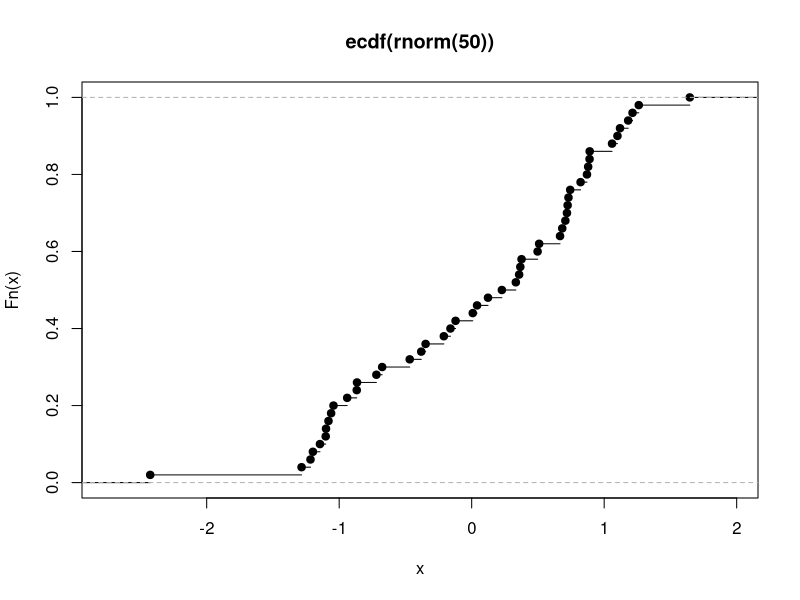

The R script that drew this image:
## ENVIRONMENTS AND FUNCTIONS

an_environment <- new.env() ## from creating new environments

## multiple ways for assigning variables via environments
an_environment[["pythag"]] <- c(12, 15, 20, 21) #See http://oeis.org/A156683 
an_environment$root <- polyroot(c(6, -5, 1))
assign("moonday",weekdays(as.Date("1969/07/20")),an_environment ) 

## retrievable variables
an_environment[['pythag']]
an_environment$root
get("moonday", an_environment)

## ls and ls.str are used to list contents of an environment
ls(envir = an_environment)
ls.str(envir = an_environment)

## exists is used to check for the existence of an environment
exists("pythag", an_environment)

## Converting environments to lists
a_list <- as.list(an_environment); a_list

as.environment(a_list)
list2env(a_list)

nested_environment <- new.env(parent = an_environment) 
exists("pythag", nested_environment) 
exists("pythag", nested_environment, inherits = FALSE) 

non_stormers <<- c(3, 7, 8, 13, 17, 18, 21) #See http://oeis.org/A002312 
get("non_stormers", envir = globalenv()) 
head(ls(envir = baseenv()), 20) 

## FUNCTIONS
rt

## Creating a function
hypotenuse <- function(x, y) {  sqrt(x ^ 2 + y ^ 2) }
hypotenuse(3,4)
hypotenuse(y=5,x=12)

## Another way of creating a function with predisposed parameters
hypotenuse <- function(x = 5, y = 12) {  sqrt(x ^ 2 + y ^ 2) } 
hypotenuse() 

## Methods for retrieving arguments of a hypotenuse
formals(hypotenuse) 
args(hypotenuse)
formalArgs(hypotenuse)

(body_of_hypotenuse <- body(hypotenuse)) ## { ##     sqrt(x^2 + y^2) ## } assigning the body of a function
deparse(body_of_hypotenuse) ## used to retrieve the body of a function

normalize <- function(x, m = mean(x), s = sd(x)) {  (x - m) / s } 
normalized <- normalize(c(1, 3, 6, 10, 15)) 
mean(normalized)        
sd(normalized)

normalize(c(1, 3, 6, 10, NA))

normalize <- function(x, m = mean(x, na.rm = na.rm),  s = sd(x, na.rm = na.rm), na.rm = FALSE) {  (x - m) / s } 
normalize(c(1, 3, 6, 10, NA)) 
normalize(c(1, 3, 6, 10, NA), na.rm = TRUE) 

normalize <- function(x, m = mean(x, ...), s = sd(x, ...), ...) {  (x - m) / s }
normalize(c(1, 3, 6, 10, NA)) 
normalize(c(1, 3, 6, 10, NA), na.rm = TRUE)


## Passing functions to and from other functions. An example is do.call
do.call(hypotenuse, list(x = 3, y = 4))

dfr1 <- data.frame(x = 1:5, y = rt(5, 1)) 
dfr2 <- data.frame(x = 6:10, y = rf(5, 1, 1)) 
dfr3 <- data.frame(x = 11:15, y = rbeta(5, 1, 1)) 
do.call(rbind, list(dfr1, dfr2, dfr3)) #same as rbind(dfr1, dfr2, dfr3) 

## Pre-disposed functions
menage <- c(1, 0, 0, 1, 2, 13, 80) #See http://oeis.org/A000179 
mean(menage) 
mean(c(1, 0, 0, 1, 2, 13, 80))

x_plus_y <- function(x, y) x + y 
do.call(x_plus_y, list(1:5, 5:1))
do.call(function(x, y) x + y, list(1:5, 5:1))
(emp_cum_dist_fn <- ecdf(rnorm(50))) 
is.function(emp_cum_dist_fn) 
plot(emp_cum_dist_fn)

f <- function(x) 
{ 
    y <- 1  
    g <- function(x)  
    {   
      (x + y) / 2
    }
    g(x)  
}  
f(sqrt(5))  

h <- function(x) {  x * y }
y <- 16
h(9)

h2 <- function(x) 
{
  if(runif(1) > 0.5) y <- 12  
  x * y
} 
replicate(10, h2(9)) 

## ASSIGNMENTS

multiples_of_pt <-new.env()
multiples_of_pt[['two_pt']] <- "2*n"
multiples_of_pt$three_pt <- "3*n"
assign("four_pt", "4*n", multiples_of_pt)

ls(multiples_of_pt)
ls.str(multiples_of_pt)


veck <- function(x) 
{
  y <- x%%2
  print(y)
  if (as.integer(y) == 0) print(TRUE)
  if (as.integer(y) != 0) print(FALSE)
  if (x == Inf) print(NA)
}
veck(10)

right <- function(stuff) 
{
  print(formalArgs(stuff))
  print(body(stuff))
}
right(hypotenuse)
